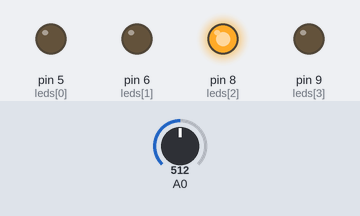
This sketch was run on a simulated Arduino Uno, built with avr-gcc and run on an emulated ATmega328P. On the bench: output pins drawn as LEDs (lit = HIGH). Dashed ring = blinking. The inputs (shaded band) are chosen by the test bench; at power-on: A0 = 512.

Above: at 1.3 s.
1.4 s: A0 set to 122
At 2.08 s:
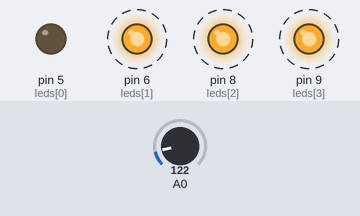
4.5 s: A0 set to 0
6.1 s: A0 set to 306
At 6.86 s:
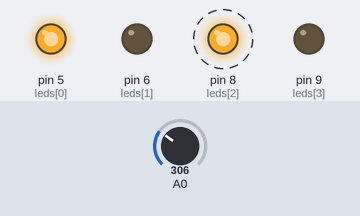
9.2 s: A0 set to 511
At 9.8 s:
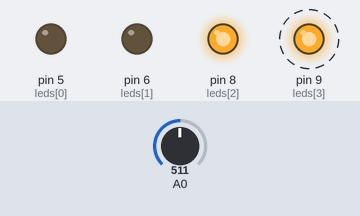
12.3 s: A0 set to 716
At 13.1 s:
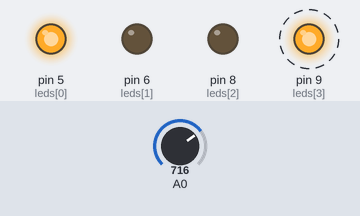
Timing chart, 0 to 15.0 s (numbered marks = the images above; inputs shaded):
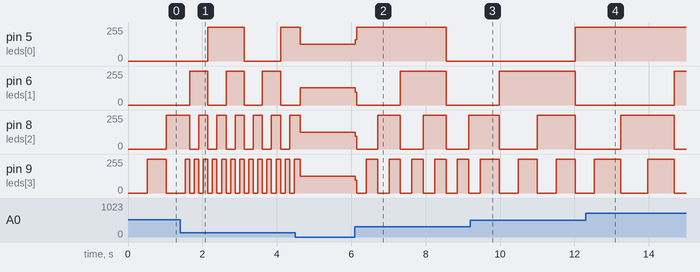

The sketch:

potenciometroPluscontador4bits.ino
```cpp
int leds[] = {5, 6, 8, 9};
char estados[] = "ABCDEFGHIJKLMNOP";
int  indexEstado= 0;
void contador(char estado){
    if(estado == 'A'){
       digitalWrite(leds[0],LOW);
       digitalWrite(leds[1],LOW);
       digitalWrite(leds[2],LOW);
       digitalWrite(leds[3],LOW);
      }
    if(estado == 'B'){
       digitalWrite(leds[0],LOW);
       digitalWrite(leds[1],LOW);
       digitalWrite(leds[2],LOW);
       digitalWrite(leds[3],HIGH);
      }
    if(estado == 'C'){
       digitalWrite(leds[0],LOW);
       digitalWrite(leds[1],LOW);
       digitalWrite(leds[2],HIGH);
       digitalWrite(leds[3],LOW);
      }
    if(estado == 'D'){
       digitalWrite(leds[0],LOW);
       digitalWrite(leds[1],LOW);
       digitalWrite(leds[2],HIGH);
       digitalWrite(leds[3],HIGH);
      }
    if(estado == 'E'){
       digitalWrite(leds[0],LOW);
       digitalWrite(leds[1],HIGH);
       digitalWrite(leds[2],LOW);
       digitalWrite(leds[3],LOW);
      }
    if(estado == 'F'){
       digitalWrite(leds[0],LOW);
       digitalWrite(leds[1],HIGH);
       digitalWrite(leds[2],LOW);
       digitalWrite(leds[3],HIGH);
      }
    if(estado == 'G'){
       digitalWrite(leds[0],LOW);
       digitalWrite(leds[1],HIGH);
       digitalWrite(leds[2],HIGH);
       digitalWrite(leds[3],LOW);
      }
    if(estado == 'H'){
       digitalWrite(leds[0],LOW);
       digitalWrite(leds[1],HIGH);
       digitalWrite(leds[2],HIGH);
       digitalWrite(leds[3],HIGH);
      }
    if(estado == 'I'){
       digitalWrite(leds[0],HIGH);
       digitalWrite(leds[1],LOW);
       digitalWrite(leds[2],LOW);
       digitalWrite(leds[3],LOW);
      }
    if(estado == 'J'){
       digitalWrite(leds[0],HIGH);
       digitalWrite(leds[1],LOW);
       digitalWrite(leds[2],LOW);
       digitalWrite(leds[3],HIGH);
      }
    if(estado == 'K'){
       digitalWrite(leds[0],HIGH);
       digitalWrite(leds[1],LOW);
       digitalWrite(leds[2],HIGH);
       digitalWrite(leds[3],LOW);
      }
    if(estado == 'L'){
       digitalWrite(leds[0],HIGH);
       digitalWrite(leds[1],LOW);
       digitalWrite(leds[2],HIGH);
       digitalWrite(leds[3],HIGH);
      }
    if(estado == 'M'){
       digitalWrite(leds[0],HIGH);
       digitalWrite(leds[1],HIGH);
       digitalWrite(leds[2],LOW);
       digitalWrite(leds[3],LOW);
      }
    if(estado == 'N'){
       digitalWrite(leds[0],HIGH);
       digitalWrite(leds[1],HIGH);
       digitalWrite(leds[2],LOW);
       digitalWrite(leds[3],HIGH);
      }
    if(estado == 'O'){
       digitalWrite(leds[0],HIGH);
       digitalWrite(leds[1],HIGH);
       digitalWrite(leds[2],HIGH);
       digitalWrite(leds[3],LOW);
      }
    if(estado == 'P'){
       digitalWrite(leds[0],HIGH);
       digitalWrite(leds[1],HIGH);
       digitalWrite(leds[2],HIGH);
       digitalWrite(leds[3],HIGH);
      }
    indexEstado++;
    if(indexEstado == 16){
      indexEstado = 0;
      }


}

void setup() {
  // put your setup code here, to run once:
  pinMode(leds[0],OUTPUT);
  pinMode(leds[1],OUTPUT);
  pinMode(leds[2],OUTPUT);
  pinMode(leds[3],OUTPUT);
  Serial.begin(9600);
}

void loop() {
  // put your main code here, to run repeatedly:
  contador(estados[indexEstado]);
  delay(analogRead(A0));
}
```

Measured:
- after the input at 1.4 s, pin 5 (leds[0]): 0/255 → 255/255 after 0.75 s instead of 2.7 s; pin 9 (leds[3]): alternates 255/255 for 0.12 s and 0/255 for 0.12 s, starting after 0.26 s
- after the input at 6.1 s, pin 5 (leds[0]): 126/255 → 255/255 at once, → 0/255 2.4 s later; pin 6 (leds[1]): 128/255 → 0/255 at once, → 255/255 1.2 s later, → 0/255 1.2 s later
- after the input at 9.2 s, pin 5 (leds[0]): 0/255 → 255/255 after 2.8 s instead of 1.8 s; pin 9 (leds[3]): alternates 255/255 for 0.51 s and 0/255 for 0.51 s, starting after 0.78 s
- after the input at 12.3 s, pin 6 (leds[1]): 0/255 → 255/255 after 2.4 s instead of 1.8 s; pin 9 (leds[3]): 255/255 → 0/255 after 0.95 s, → 255/255 0.72 s later, → 0/255 0.72 s later
- by itself, pin 6 (leds[1]): alternates 255/255 for 0.49 s and 0/255 for 0.49 s
- by itself, pin 8 (leds[2]): alternates 255/255 for 0.24 s and 0/255 for 0.24 s
